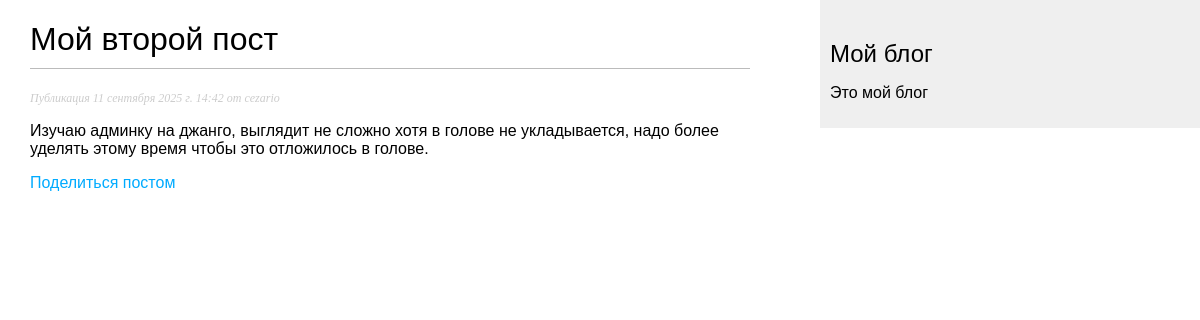
/blog/2025/9/11/moj-vtoroj-post, run on the app's committed database.
### blog/models.py (models this page shows, shortened)
class Post(models.Model):
    class Status(models.TextChoices):
        DRAFT = 'DF', 'Черновик'
        PUBLISHED = 'PB', 'Опубликован'
    title = models.CharField(max_length=250)
    slug = models.SlugField(max_length=250, unique_for_date='publish')
    author = models.ForeignKey(User,
                               on_delete=models.CASCADE,
                               related_name='blog_posts')
    body = models.TextField()
    publish = models.DateTimeField(default=timezone.now)
    created = models.DateTimeField(auto_now_add=True)
    updated = models.DateTimeField(auto_now=True)
    status = models.CharField(max_length=2,
                              choices=Status.choices,
                              default=Status.DRAFT)
    objects = models.Manager()
    published = PublishedManager()
    class Meta:
        ordering = ['-publish']
        indexes = [
            models.Index(fields=['-publish']),
        ]

### blog/views.py (the view)
# urls.py: path('<int:year>/<int:month>/<int:day>/<slug:post>', views.post_detail, name='post_detail'),
def post_detail(request, year, month, day, post):
    post = get_object_or_404(Post,
                             status = Post.Status.PUBLISHED,
                             slug=post,
                             publish__year=year,
                             publish__month = month,
                             publish__day = day)
    return render(request, 'blog/post/detail.html', {'post': post})

### blog/templates/blog/post/detail.html (shortened to what this page needs)
{% extends "blog/base.html" %}
{% block content %}
<h1> {{ post.title }} </h1>
<p class = "date">
    Публикация {{ post.publish }} от {{ post.author }}
</p>
    {{ post.body|linebreaks }}
<p>
    <a href="{% url 'blog:post_share' post.id %}">
        Поделиться постом
    </a>
</p>
{% endblock %}

### blog/static/css/blog.css (style rules this page uses)
body { margin:0; padding:0; font-family:helvetica, sans-serif; }
a { color:#00abff; text-decoration:none; }
h1 { font-weight:normal; border-bottom:1px solid #bbb; padding:0 0 10px 0; }
p.date { color:#ccc; font-family: georgia, serif; font-size: 12px; font-style: italic; }

### data on the page
Post: title "Мой второй пост", publish "11 сентября 2025 г. 14:42", author "cezario", body "Изучаю админку на джанго, выглядит не сложно хотя в голове не укладывается, надо более уделять этому время чтобы это отложилось в голове."
